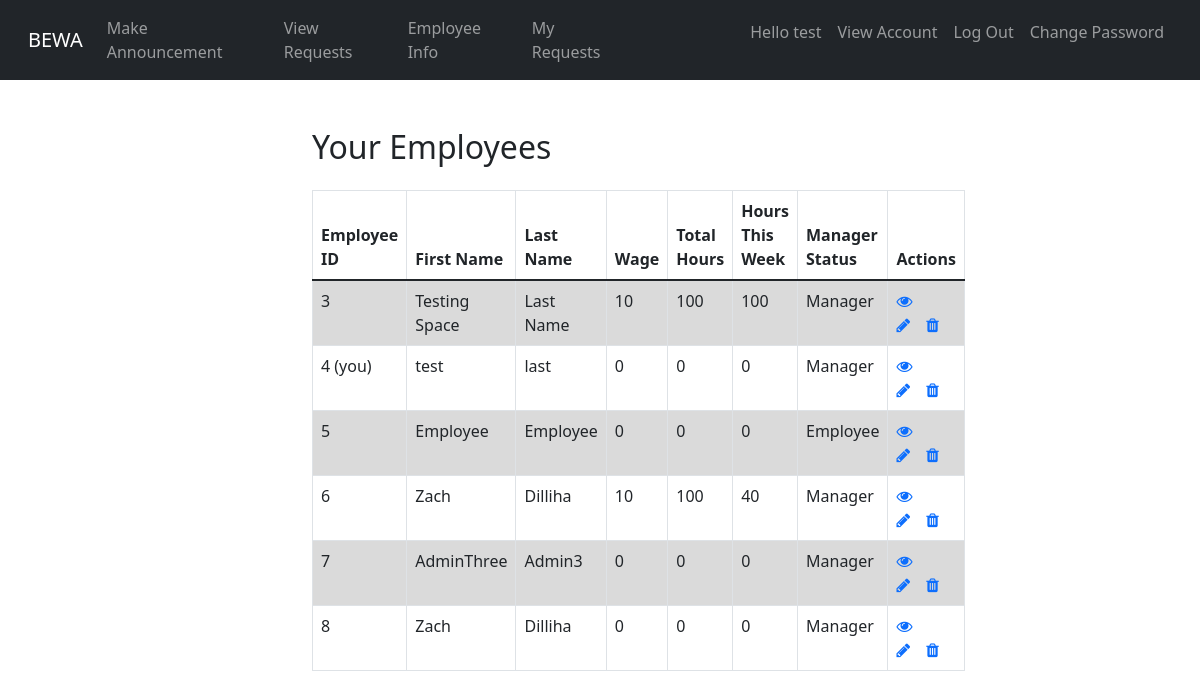
The page /employees/employeeList.php (signed in) on the database as committed earlier.
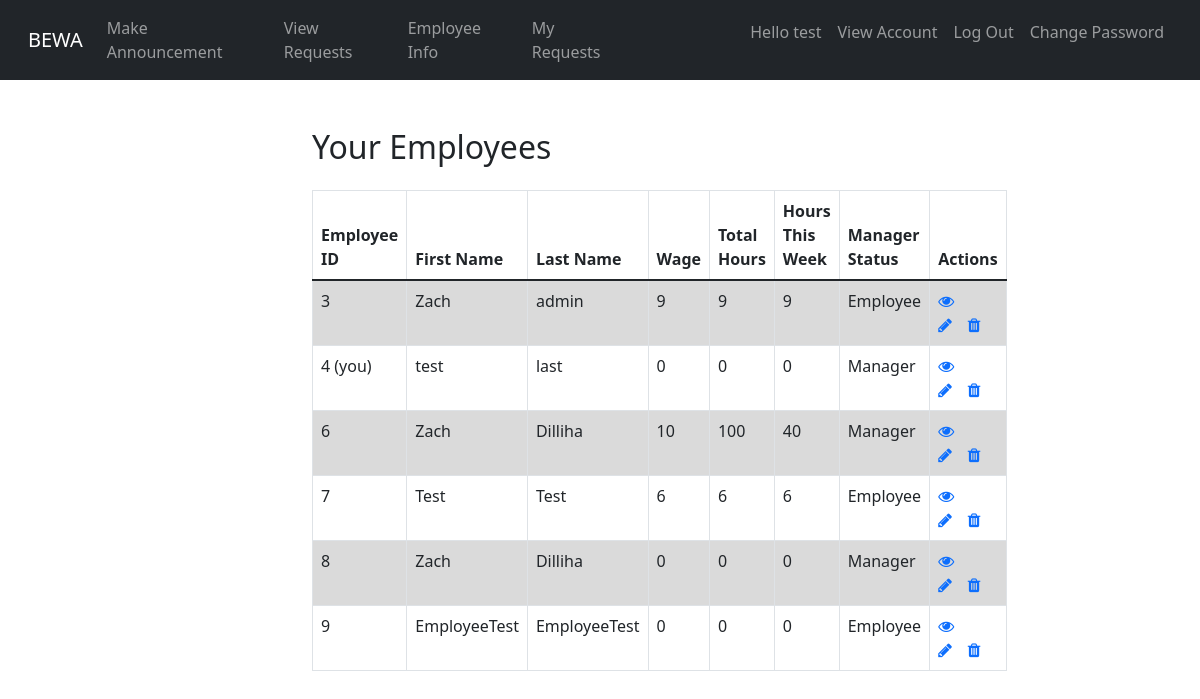
The same page on the database as committed later.
### tables this page shows
CREATE TABLE `employee` (
  `empID` int(11) NOT NULL,
  `uid` int(11) NOT NULL,
  `wage` int(11) NOT NULL DEFAULT 0,
  `hoursWorked` int(11) NOT NULL DEFAULT 0,
  `hoursWorkedLastWeek` int(11) NOT NULL DEFAULT 0,
  `managerStatus` tinyint(1) NOT NULL DEFAULT 0
);

CREATE TABLE `users` (
  `uid` int(11) NOT NULL,
  `username` varchar(50) NOT NULL,
  `password` varchar(255) NOT NULL,
  `created_at` datetime DEFAULT current_timestamp(),
  `isAdmin` tinyint(1) NOT NULL,
  `firstName` text NOT NULL,
  `lastName` text NOT NULL
);

### employees/employeeList.php (the view, shortened to what this page needs)
<?php require '../includes/dbh.inc.php';
require '../header.php';
?>
<!DOCTYPE html>
<html lang="en">
<head>
    <link rel="stylesheet" href="https://stackpath.bootstrapcdn.com/bootstrap/4.5.2/css/bootstrap.min.css">
    <link rel="stylesheet" href="https://maxcdn.bootstrapcdn.com/font-awesome/4.7.0/css/font-awesome.min.css">
    <link href="https://cdn.jsdelivr.net/npm/bootstrap@5.0.0-beta3/dist/css/bootstrap.min.css" rel="stylesheet">
</head>
<body>
    <div class="wrapper">
        <div class="container-fluid">
            <div class="row">
                <div class="col-md-12">
                    <div class="mt-5 mb-3 clearfix">
                        <h2 class="pull-left">Your Employees</h2>
                    </div>
                    <?php
                    $sql = "SELECT * FROM employee, users WHERE employee.uid = users.uid GROUP BY users.uid";
                    if($result = mysqli_query($conn, $sql)){
                        if(mysqli_num_rows($result) > 0){
                            echo '<table class="table table-bordered table-striped">';
                                echo "<thead>";
                                    echo "<tr>";
                                        echo "<th>Employee ID</th>";
                                        echo "<th>First Name</th>";
                                        echo "<th>Last Name</th>";
                                        echo "<th>Wage</th>";
                                        echo "<th>Total Hours</th>";
                                        echo "<th>Hours This Week</th>";
                                        echo "<th>Manager Status</th>";
                                        echo "<th>Actions</th>";
                                    echo "</tr>";
                                echo "</thead>";
                                echo "<tbody>";
                                while($row = mysqli_fetch_array($result)){
                                    echo "<tr>";
                                        echo "<td>" . $row['empID'];
                                        if($row['empID']==$_SESSION['empID']){
                                          echo ' (you)';
                                        }
                                        echo "</td>";
                                        echo "<td>" . $row['firstName'] . "</td>";
                                        echo "<td>" . $row['lastName'] . "</td>";
                                        echo "<td>" . $row['wage'] . "</td>";
                                        echo "<td>" . $row['hoursWorked'] . "</td>";
                                        echo "<td>" . $row['hoursWorkedLastWeek'] . "</td>";
                                        echo "<td>";
                                        if($row['managerStatus']==1){
                                          echo "Manager";
                                        }else{
                                          echo "Employee";
                                        }
                                        echo "</td>";
                                        echo "<td>";
                                            echo '<a href="viewEmployee.php?empID='. $row['empID'] .'" class="mr-3" title="View Record" data-toggle="tooltip"><span class="fa fa-eye"></span></a>';
                                            echo '<a href="updateEmployee.php?empID='. $row['empID'] .'" class="mr-3" title="Update Record" data-toggle="tooltip"><span class="fa fa-pencil"></span></a>';
                                            echo '<a href="deleteEmployee.php?empID='. $row['empID'] .'" title="Delete Record" data-toggle="tooltip"><span class="fa fa-trash"></span></a>';
                                        echo "</td>";
                                    echo "</tr>";
                                }
                                echo "</tbody>";
                            echo "</table>";
                        } else{
                            echo '<div class="alert alert-danger"><em>No records were found.</em></div>';
                        }
                    } else{
                        echo "Oops! Something went wrong. Please try again later.";
                    }
                    ?>
                </div>
            </div>
        </div>
    </div>
</body>
</html>

Rows that differ between the two databases and show on the page:
removed employee: empID "5", uid.firstName "Employee", uid.lastName "Employee", wage "0", hoursWorked "0", hoursWorkedLastWeek "0", managerStatus "Employee"
changed employee id 3: uid.firstName "Testing Space" → "Zach"; uid.lastName "Last Name" → "admin"; wage "10" → "9"; hoursWorked "100" → "9"; hoursWorkedLastWeek "100" → "9"; managerStatus "Manager" → "Employee"
changed employee id 7: uid.firstName "AdminThree" → "Test"; uid.lastName "Admin3" → "Test"; wage "0" → "6"; hoursWorked "0" → "6"; hoursWorkedLastWeek "0" → "6"; managerStatus "Manager" → "Employee"
added employee: empID "9", uid.firstName "EmployeeTest", uid.lastName "EmployeeTest", wage "0", hoursWorked "0", hoursWorkedLastWeek "0", managerStatus "Employee"
